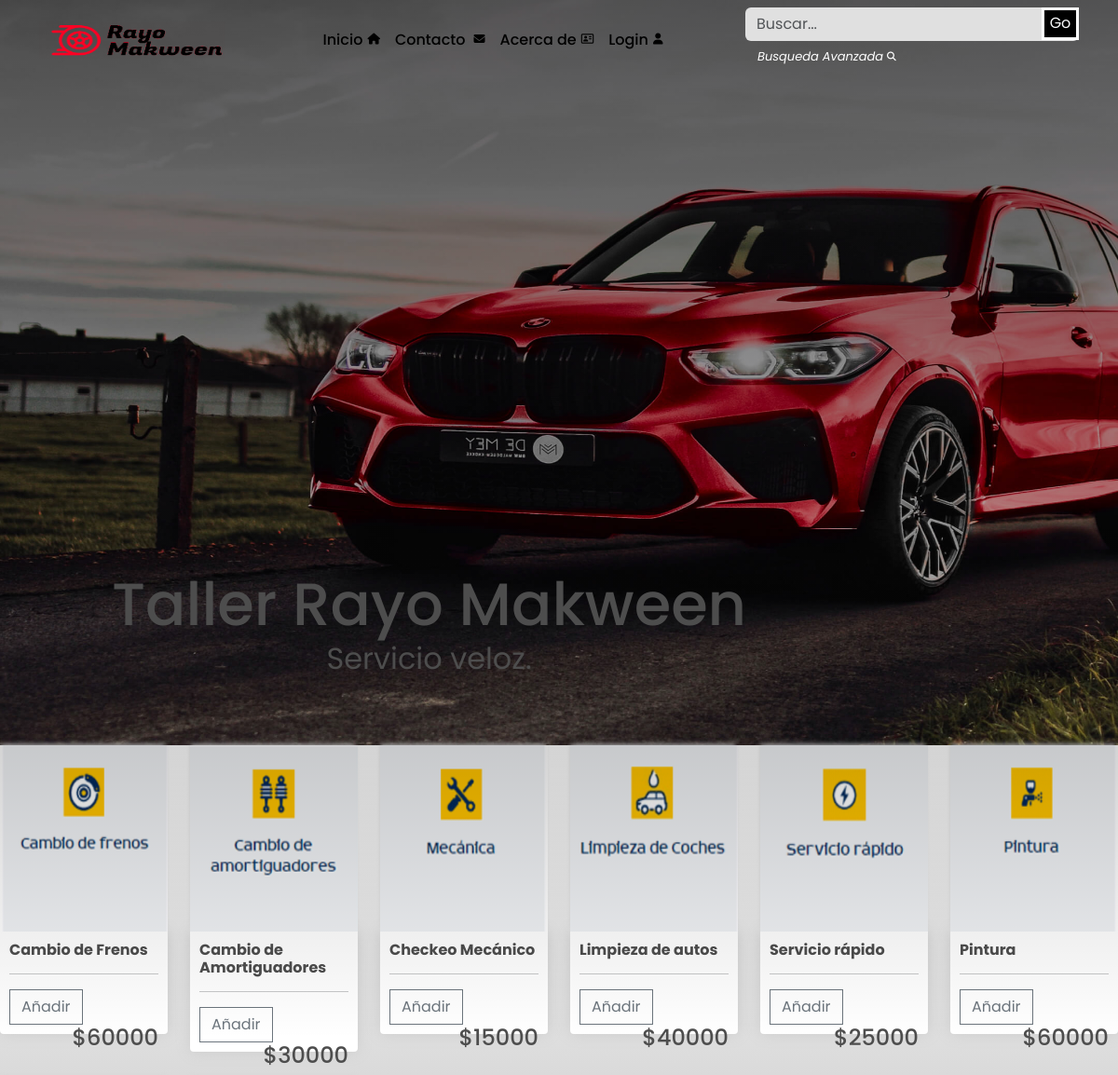
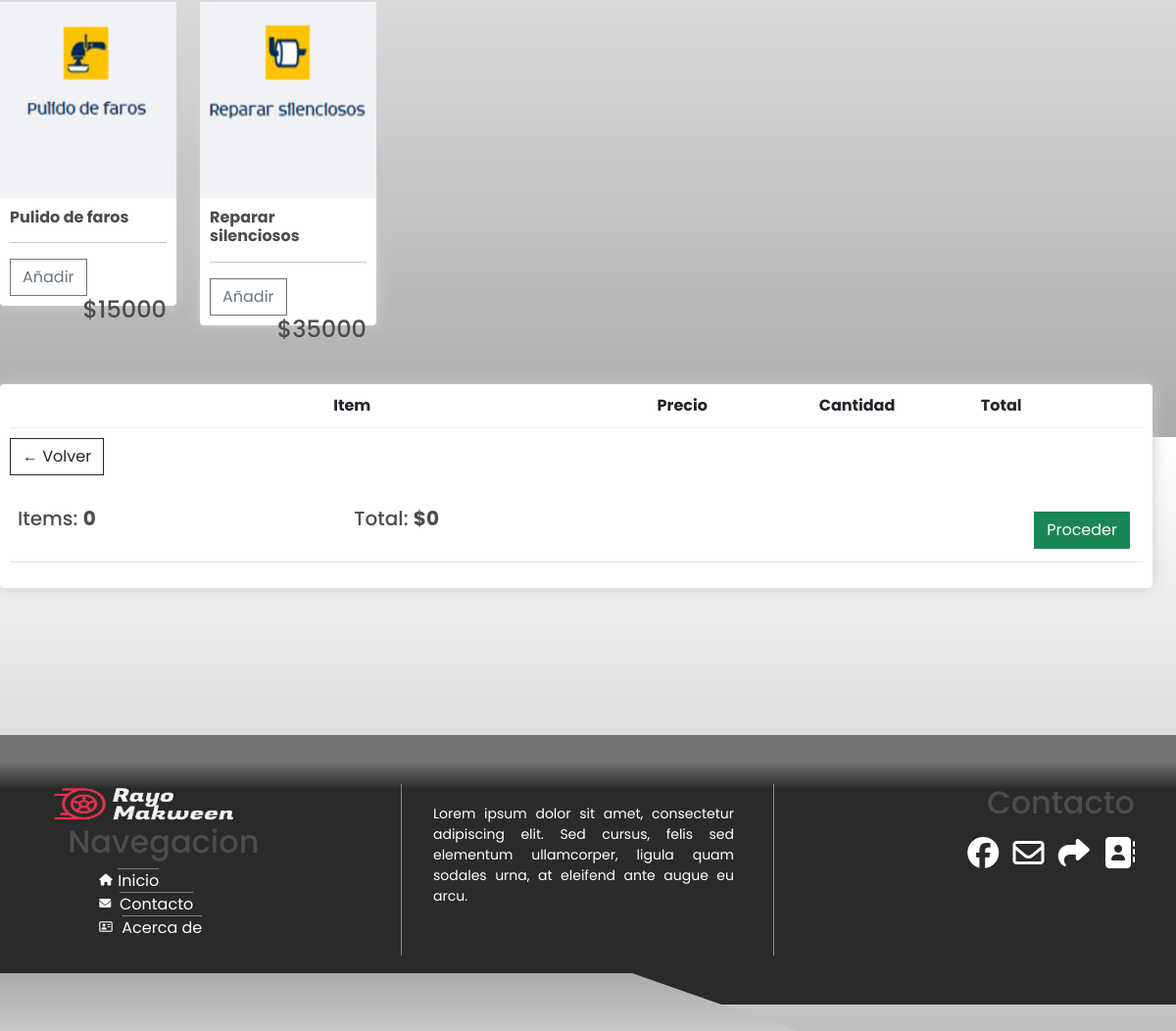
Screenshot of /Reserva/ with the database file from the repository (2 pictures, top to bottom).
### miMakween/models.py (models this page shows, shortened)
class Servicio(models.Model):
    nombre = models.CharField(max_length=200, null=True)
    precio = models.IntegerField()
    foto = models.ImageField(upload_to='foto',null=True, blank=True)
    @property
    def imagenURL(self):
        try:
            url = self.foto.url
        except:
            url = ''
        return url

### miMakween/views.py (the view)
# urls.py: path('Reserva/',reserva,name='RES'),
def reserva(request):
    if request.user.is_authenticated:
        usuario = request.user.userprofile
        orden, created = Orden.objects.get_or_create(cliente=usuario, completado=False)
        items = orden.itemorden_set.all()
    else:
        items = []
        orden = {'get_total_carro':0,'get_items_carro':0}
    servicios = Servicio.objects.all()
    context = {'servicios':servicios,'items':items, 'orden':orden}  # Crear un diccionario de contexto con los datos que deseas pasar
    return render(request, "Reserva.html", context)

### miMakween/templates/Reserva.html (shortened to what this page needs)
{% extends "base.html" %}
{% load static %}
{% block css %}
    <link rel="stylesheet" href="{% static 'css/Reserva.css' %}">
{% endblock css %}
{% block body %}
<div class="row">
    {% for servicio in servicios %}
    <div class="col-sm-2">
        <img class="thumbnail" src="{{ servicio.imagenURL }}" alt>
        <div class="box-element product">
            <h6><strong>{{ servicio.nombre }}</strong></h6>
            <hr>
            <button data-servicio={{servicio.id}} data-action="add" class="btn btn-outline-secondary add-btn update-carro">Añadir</button>
            <h4 style="display: inline-block; float: right;">${{ servicio.precio }}</h4>
        </div>
    </div>
    {% endfor %}
    <div class="row" id="tabla-2">
        <div class="col-lg-12">
            <br>
            <div class="box-element">
                <div class="cart-row">
                    <div style="flex: 2;"></div>
                    <div style="flex: 2;"><strong>Item</strong></div>
                    <div style="flex: 1;"><strong>Precio</strong></div>
                    <div style="flex: 1;"><strong>Cantidad</strong></div>
                    <div style="flex: 1;"><strong>Total</strong></div>
                </div>
                <a class="btn btn-outline-dark" href="{% url 'IND' %}">&#x2190; Volver</a>
                <br>
                <br>
                <table class="table">
                    <tr>
                        <th><h5>Items: <strong>{{ orden.get_items_carro }}</strong></h5></th>
                        <th><h5>Total: <strong>${{ orden.get_total_carro }}</strong></h5></th>
                        <th>
                            <a style="float: right; margin: 5px;" class="btn btn-success" href="{% url 'CHK' %}">Proceder</a>
                        </th>
                    </tr>
                </table>
            </div>
        </div>
    </div>
{% endblock body %}

### miMakween/static/css/base.css (style rules this page uses)
* { font-family: 'Poppins', sans-serif; }
body::before { content: ""; display: block; position: absolute; top: 0; left: 0; width: 100%; height: 100%; background: linear-gradient(to bottom, #00000099 0%, rgba(0, 0, 0, 0) 50%); }
body { background-color: #ffffff; background-image: linear-gradient(to bottom, #ffffff, #ababab); background-size: auto; }

### miMakween/static/css/Reserva.css (style rules this page uses)
h1,h2,h3,h4,h5,h6 { color:hsl(0, 0%, 30%); }
.box-element { box-shadow:hsl(0, 0%, 80%) 0 0 16px; background-color: #fff; border-radius: 4px; padding: 10px; }
.thumbnail { width: 100%; height: 200px; -webkit-box-shadow: -1px -3px 5px -2px rgba(214,214,214,1); -moz-box-shadow: -1px -3px 5px -2px rgba(214,214,214,1); box-shadow: -1px -3px 5px -2px rgba(214,214,214,1); }
.product { border-radius: 0 0 4px 4px; }
.col-lg-4, .col-lg-6, .col-lg-8, .col-lg-12 { margin-top: 10px; }
.btn { border-radius: 0; }
.cart-row { display: flex; align-items: flex-stretch; padding-bottom: 10px; margin-bottom: 10px; border-bottom: 1px solid #ececec; }
#tabla-2 { margin-bottom: 150px; }

### rows the page displays
Servicio: imagenURL (picture), nombre "Cambio de Frenos", precio "60000"
Servicio: imagenURL (picture), nombre "Cambio de Amortiguadores", precio "30000"
Servicio: imagenURL (picture), nombre "Checkeo Mecánico", precio "15000"
Servicio: imagenURL (picture), nombre "Limpieza de autos", precio "40000"
Servicio: imagenURL (picture), nombre "Servicio rápido", precio "25000"
Servicio: imagenURL (picture), nombre "Pintura", precio "60000"
Servicio: imagenURL (picture), nombre "Pulido de faros", precio "15000"
Servicio: imagenURL (picture), nombre "Reparar silenciosos", precio "35000"

### other values shown
{{ orden.get_items_carro }} "0"
{{ orden.get_total_carro }} "0"
